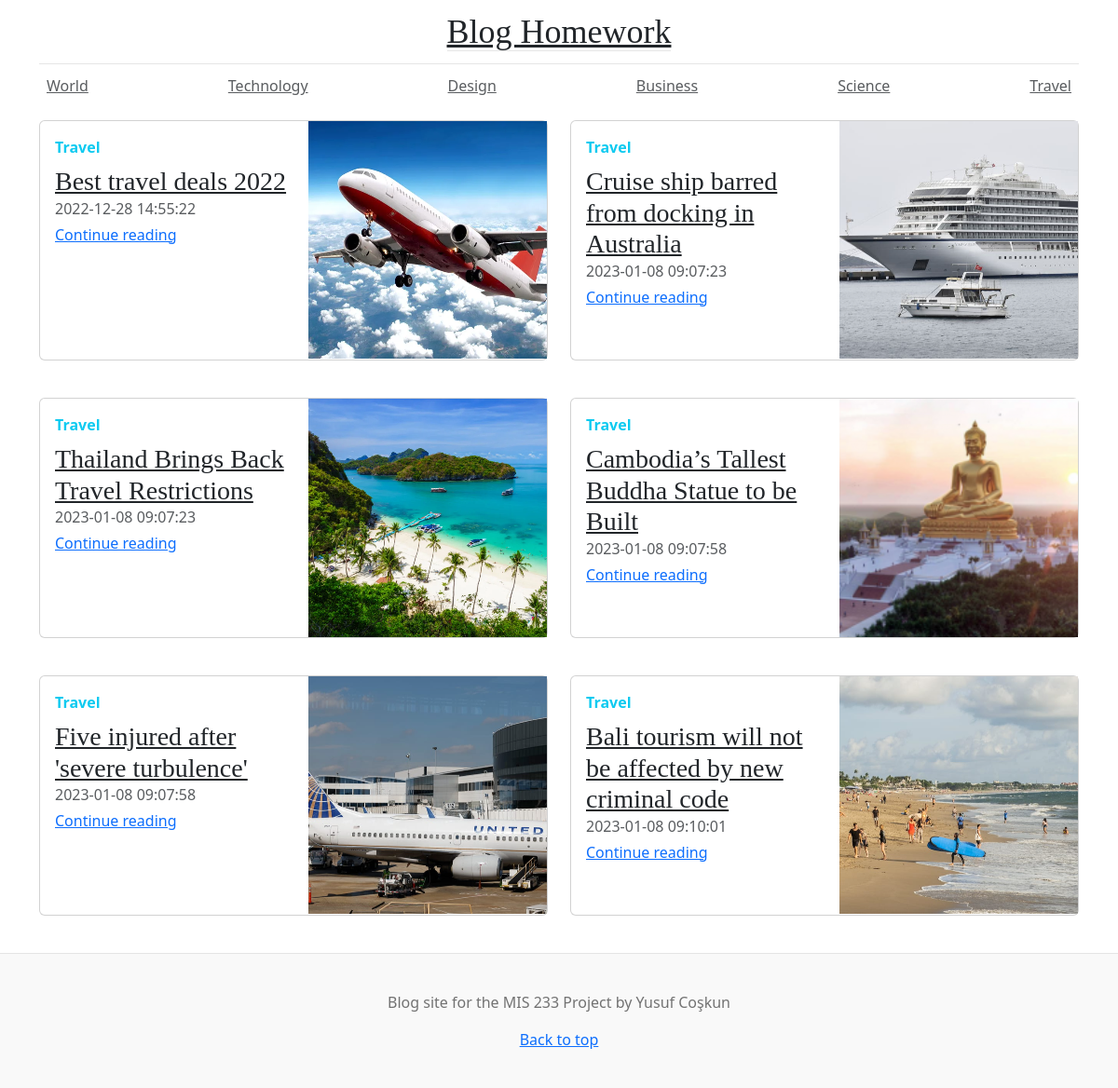
The app's page /project/travel.php with its own data.
### tables this page shows
CREATE TABLE IF NOT EXISTS `posts` (
  `id` int NOT NULL AUTO_INCREMENT,
  `title` varchar(255) NOT NULL,
  `body` text NOT NULL,
  `created_at` datetime NOT NULL,
  `categories` text,
  PRIMARY KEY (`id`)
);

### project/travel.php (the view, shortened to what this page needs)
<?php
include "../config.php";
$sql = "SELECT * FROM posts WHERE categories='Travel'";
$result = mysqli_query($database, $sql);
?>
<!DOCTYPE html>
<html>
<head>
  <link href="css/bootstrap.min.css" rel="stylesheet">
  <link href="css/blog.css" rel="stylesheet">
</head>
<body>
<div class="container">
<?php
    include "header.php";
    ?>
    <?php
    include "navbar.php";
    ?>
<div class="row my-3">
        <div class="col-md-6">
            <div class="card flex-md-row mb-4 box-shadow h-md-250">
                <div class="card-body d-flex flex-column align-items-start">
                  <strong class="d-inline-block mb-2 text-info">Travel</strong>
                    <h3 class="mb-0">
                        <?php if ($row = mysqli_fetch_assoc($result)) { ?>
                        <a class="text-dark" href="post.php?id=<?php echo $row['id']; ?>"> <?php echo $row['title']; ?></a>
                    </h3>
                    <div class="mb-1 text-muted"><?php echo $row['created_at']; ?></div>
                    <?php } ?>
                    <a href="post.php?id=<?php echo $row['id']; ?>">Continue reading</a>
                </div>
                <img class="card-img-right flex-auto d-none d-md-block" src="images\plane.png" alt="Card image cap">
            </div>
        </div>
    <div class="col-md-6">
            <div class="card flex-md-row mb-4 box-shadow h-md-250">
                <div class="card-body d-flex flex-column align-items-start">
                  <strong class="d-inline-block mb-2 text-info">Travel</strong>
                    <h3 class="mb-0">
                        <?php if ($row = mysqli_fetch_assoc($result)) { ?>
                        <a class="text-dark" href="post.php?id=<?php echo $row['id']; ?>"> <?php echo $row['title']; ?></a>
                    </h3>
                    <div class="mb-1 text-muted"><?php echo $row['created_at']; ?></div>
                    <?php } ?>
                    <a href="post.php?id=<?php echo $row['id']; ?>">Continue reading</a>
                </div>
                <img class="card-img-right flex-auto d-none d-md-block" src="images\cruise.png" alt="Card image cap">
            </div>
        </div>
    </div>
    <div class="row mb-2">
        <div class="col-md-6">
            <div class="card flex-md-row mb-4 box-shadow h-md-250">
                <div class="card-body d-flex flex-column align-items-start">
                  <strong class="d-inline-block mb-2 text-info">Travel</strong>
                    <h3 class="mb-0">
                        <?php if ($row = mysqli_fetch_assoc($result)) { ?>
                        <a class="text-dark" href="post.php?id=<?php echo $row['id']; ?>"> <?php echo $row['title']; ?></a>
                    </h3>
                    <div class="mb-1 text-muted"><?php echo $row['created_at']; ?></div>
                    <?php } ?>
                    <a href="post.php?id=<?php echo $row['id']; ?>">Continue reading</a>
                </div>
                <img class="card-img-right flex-auto d-none d-md-block" src="images\thai.png" alt="Card image cap">
            </div>
        </div>
        <div class="col-md-6">
            <div class="card flex-md-row mb-4 box-shadow h-md-250">
                <div class="card-body d-flex flex-column align-items-start">
                  <strong class="d-inline-block mb-2 text-info">Travel</strong>
                    <h3 class="mb-0">
                        <?php if ($row = mysqli_fetch_assoc($result)) { ?>
                        <a class="text-dark" href="post.php?id=<?php echo $row['id']; ?>"> <?php echo $row['title']; ?></a>
                    </h3>
                    <div class="mb-1 text-muted"><?php echo $row['created_at']; ?></div>
                    <?php } ?>
                    <a href="post.php?id=<?php echo $row['id']; ?>">Continue reading</a>
                </div>
                <img class="card-img-right flex-auto d-nosne d-md-block" src="images\buddha.png" alt="Card image cap">
            </div>
        </div>
    </div>
    <div class="row my-3">
    <div class="col-md-6">
            <div class="card flex-md-row mb-4 box-shadow h-md-250">
                <div class="card-body d-flex flex-column align-items-start">
                  <strong class="d-inline-block mb-2 text-info">Travel</strong>
                    <h3 class="mb-0">
                        <?php if ($row = mysqli_fetch_assoc($result)) { ?>
                        <a class="text-dark" href="post.php?id=<?php echo $row['id']; ?>"> <?php echo $row['title']; ?></a>
                    </h3>
                    <div class="mb-1 text-muted"><?php echo $row['created_at']; ?></div>
                    <?php } ?>
                    <a href="post.php?id=<?php echo $row['id']; ?>">Continue reading</a>
                </div>
                <img class="card-img-right flex-auto d-none d-md-block" src="images\ua.png" alt="Card image cap">
            </div>
        </div>
        <div class="col-md-6">
            <div class="card flex-md-row mb-4 box-shadow h-md-250">
                <div class="card-body d-flex flex-column align-items-start">
                  <strong class="d-inline-block mb-2 text-info">Travel</strong>
                    <h3 class="mb-0">
                        <?php if ($row = mysqli_fetch_assoc($result)) { ?>
                        <a class="text-dark" href="post.php?id=<?php echo $row['id']; ?>"> <?php echo $row['title']; ?></a>
                    </h3>
                    <div class="mb-1 text-muted"><?php echo $row['created_at']; ?></div>
                    <?php } ?>
                    <a href="post.php?id=<?php echo $row['id']; ?>">Continue reading</a>
                </div>
                <img class="card-img-right flex-auto d-none d-md-block" src="images\bali.png" alt="Card image cap">
            </div>
        </div>
    </div>
</div>
    <?php
  include "footer.php";
  ?>
</body>
</html>

### project/css/blog.css (style rules this page uses)
h1, h2, h3, h4, h5, h6 { font-family: "Playfair Display", Georgia, "Times New Roman", serif; }
.flex-auto { flex: 0 0 auto; }
@media (min-width: 768px) { .h-md-250 { height: 250px; } }

### records on screen
posts: title "Best travel deals 2022", created_at "2022-12-28 14:55:22"
posts: title "Cruise ship barred from docking in Australia", created_at "2023-01-08 09:07:23"
posts: title "Thailand Brings Back Travel Restrictions", created_at "2023-01-08 09:07:23"
posts: title "Cambodia’s Tallest Buddha Statue to be Built", created_at "2023-01-08 09:07:58"
posts: title "Five injured after 'severe turbulence'", created_at "2023-01-08 09:07:58"
posts: title "Bali tourism will not be affected by new criminal code", created_at "2023-01-08 09:10:01"
